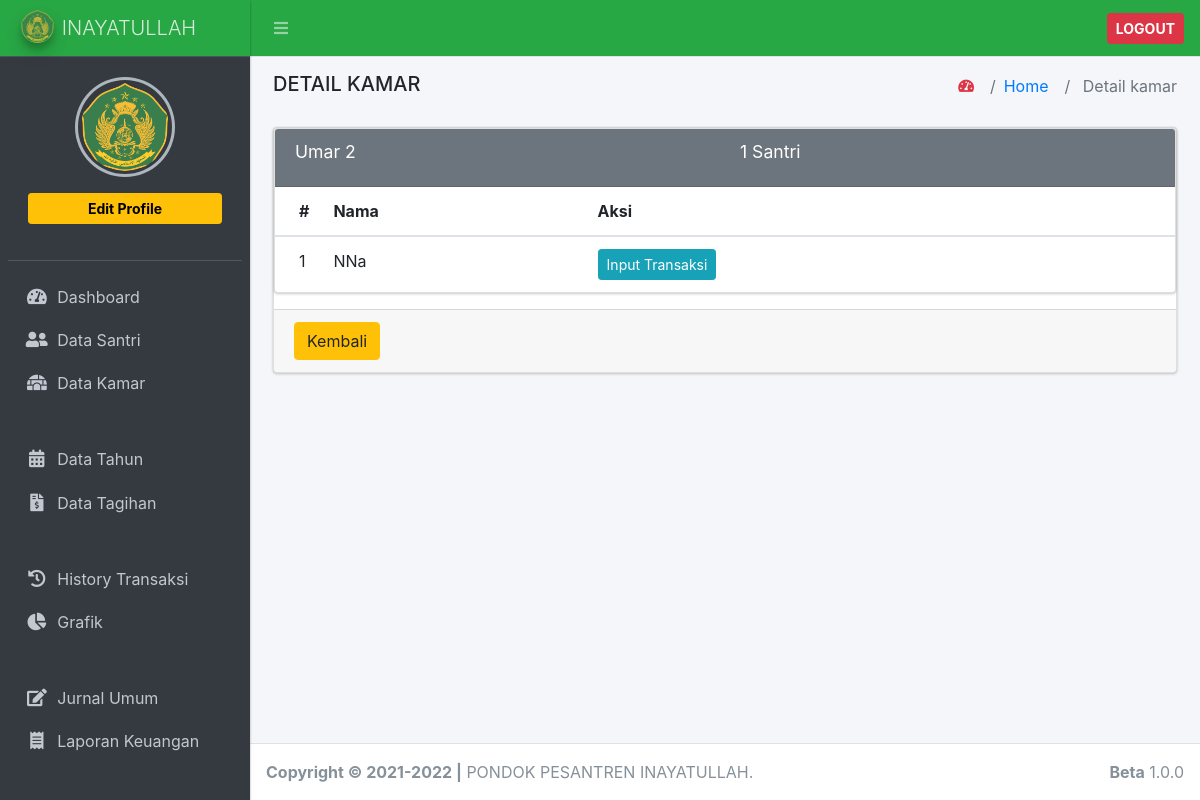
The page /data_kamar/detail/2 on the database as committed earlier.
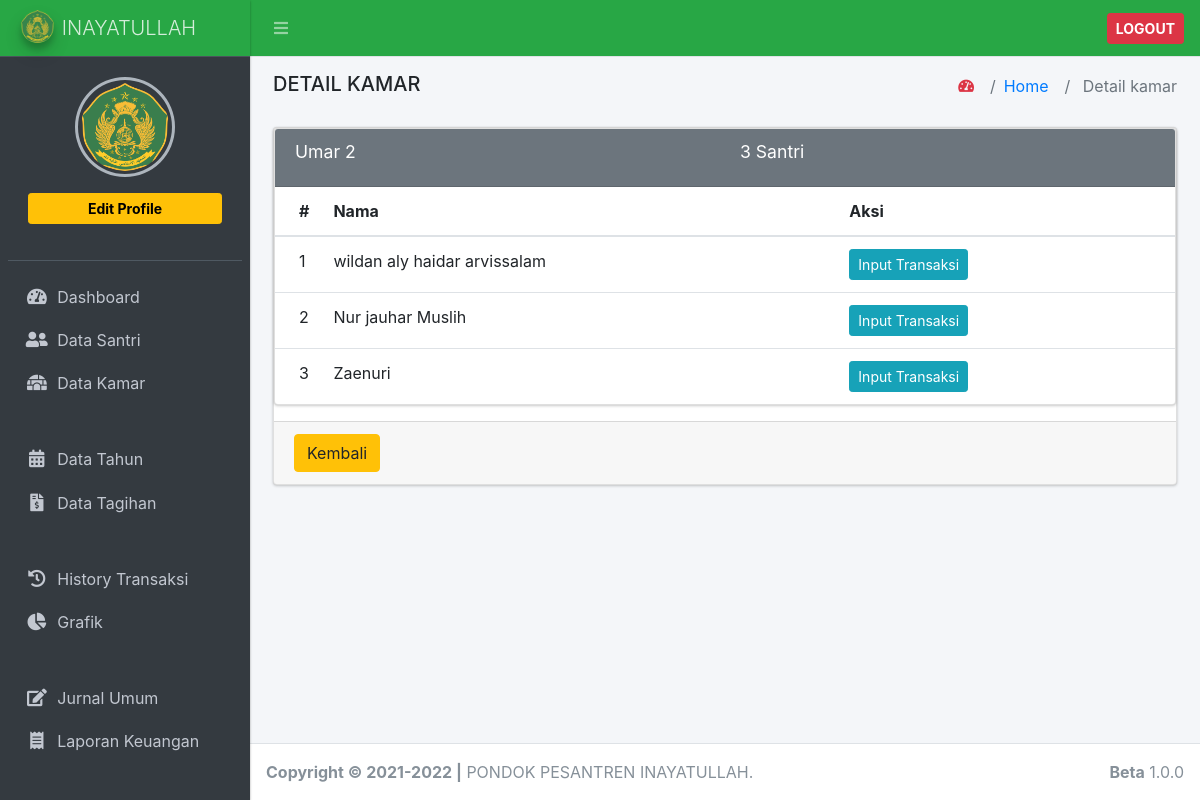
The same page on the database as committed later.
### tables this page shows
CREATE TABLE `tb_data_santri` (
  `id` int(11) NOT NULL,
  `nama` varchar(200) NOT NULL,
  `nis` varchar(20) NOT NULL,
  `tgl_lahir` date DEFAULT NULL,
  `alamat` varchar(200) NOT NULL,
  `jenis_kelamin` enum('L','P') NOT NULL,
  `id_kamar` int(11) NOT NULL,
  `id_kelas` int(11) NOT NULL,
  `no_hp` varchar(20) NOT NULL,
  `password` varchar(20) NOT NULL,
  `tgl_masuk` date DEFAULT NULL,
  `status` enum('1','2','3','4') NOT NULL DEFAULT '1',
  `foto` varchar(200) NOT NULL
);

### application/controllers/Data_kamar.php (called while the page is built, shortened)
<?php
class Data_kamar extends CI_Controller
{
	public function __construct()
	{
		$this->load->model('m_data_kamar');
		$this->load->library('form_validation');
	}
	public function detail($id)
	{
		$data = [
			'title' => 'Detail kamar ',
			'isi' => 'data_kamar/detail',
			'data' => $this->m_data_kamar->get_data_by_id($id),
			'jumlah_anggota' => $this->m_data_kamar->get_jumlah_anggota_by_id($id),
			'nama_anggota' => $this->m_data_kamar->get_nama_anggota_by_id($id),
		];
		return $this->load->view('master/index', $data);
	}
}

### index.php (called while the page is built, shortened)
<?php
require_once BASEPATH.'core/CodeIgniter.php';

### application/models/m_data_kamar.php (called while the page is built, shortened)
<?php
class m_data_kamar extends CI_Model
{
	public function get_data_by_id($id)
	{
		return $this->db->get_where('tb_kamar', ['id_kamar' => $id])->row();
	}
	public function get_jumlah_anggota_by_id($id)
	{
		return $this->db->get_where('tb_data_santri', ['id_kamar' => $id])->num_rows();
	}
	public function get_nama_anggota_by_id($id)
	{
		$this->db->select('*');
		return $this->db->get_where('tb_data_santri', ['id_kamar' => $id])->result();
	}
}

### application/views/data_kamar/detail.php (the view)
<div class="card card-secondary">
        <div class="row">
            <div class="col-lg-12">
                <div class="card">
              <div class="card-header">
                <div class="row">
                  <div class="col-md-6">
                    <h3 class="card-title"><?= $data->nama_kamar ?></h3>
                  </div>
                  <div class="col-md-6">
                    <h3 class="card-title"><?= $jumlah_anggota ?> Santri</h3>
                  </div>
                </div>
              </div>
              <div class="card-body p-0">
                <table class="table table-condensed">
                  <thead>
                    <tr>
                      <th style="width: 10px">#</th>
                      <th>Nama</th>
                      <th>Aksi</th>
                    </tr>
                  </thead>
                  <tbody>
                  <?php
                    $no = 1;
                    foreach
                    ($nama_anggota as $key => $na) { ?>
                        <tr>
                            <td><?= $no++?></td>
                            <td><?= $na->nama?></td>
                            <td >
                              <a type="button" class="btn btn-sm btn-info" data-toggle="tooltip" data-placement="top" title="Input Transaksi" href="<?= base_url('input_transaksi/view/') ?><?= $na->id ?>">Input Transaksi</a>
                            </td>
                        </tr>
                    <?php } ?>
                  </tbody>
                </table>
              </div>
            </div>
            <div class="card-footer">
                <a type="button" class="btn btn-warning" href="<?= base_url('data_kamar') ?>">Kembali</a>
            </div>
            </div>
    </div>
</div>

Rows that differ between the two databases and show on the page:
removed tb_data_santri: nama "NNa"
added tb_data_santri: nama "wildan aly haidar arvissalam"
added tb_data_santri: nama "Nur jauhar Muslih"
added tb_data_santri: nama "Zaenuri"
Other text that changed with them:
$jumlah_anggota: "1" → "3"
